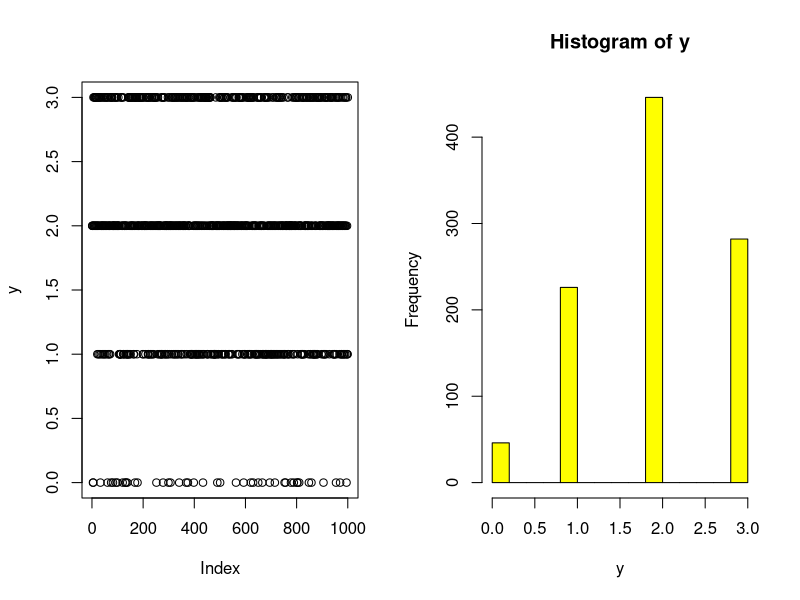

Generate this figure with R:
y=rbinom(1000,3,2/3)
## make row of three plots
par(mfrow=c(1,2))
## plot the RVs
plot(y)
## plot a histogram of the RVs
hist(y,col="yellow")
